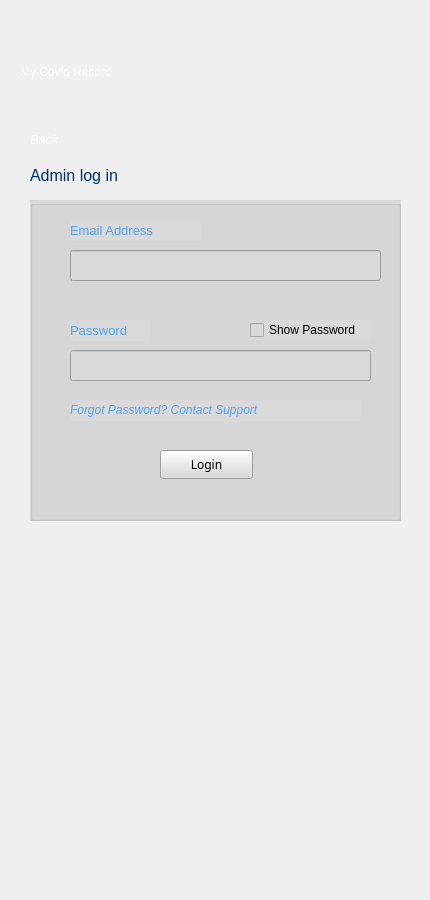
    <widget class="QWidget" name="adminLoginPage">
     <widget class="QGroupBox" name="groupBox_3">
      <property name="geometry">
       <rect>
        <x>30</x>
        <y>200</y>
        <width>371</width>
        <height>321</height>
       </rect>
      </property>
      <property name="styleSheet">
       <string notr="true">background-color: rgb(217, 217, 217);</string>
      </property>
      <property name="title">
       <string/>
      </property>
      <widget class="QLabel" name="emailAddLabel_4">
       <property name="geometry">
        <rect>
         <x>40</x>
         <y>20</y>
         <width>131</width>
         <height>21</height>
        </rect>
       </property>
       <property name="styleSheet">
        <string notr="true">font: 700 16pt &quot;Fira Sans&quot;;
color: rgb(85, 163, 235);</string>
       </property>
       <property name="text">
        <string>&lt;html&gt;&lt;head/&gt;&lt;body&gt;&lt;p&gt;&lt;span style=&quot; font-size:10pt; font-weight:400;&quot;&gt;Email Address&lt;/span&gt;&lt;/p&gt;&lt;/body&gt;&lt;/html&gt;</string>
       </property>
      </widget>
      <widget class="QLabel" name="passwordLabel_5">
       <property name="geometry">
        <rect>
         <x>40</x>
         <y>120</y>
         <width>81</width>
         <height>21</height>
        </rect>
       </property>
       <property name="styleSheet">
        <string notr="true">font: 700 16pt &quot;Fira Sans&quot;;
color: rgb(85, 163, 235);</string>
       </property>
       <property name="text">
        <string>&lt;html&gt;&lt;head/&gt;&lt;body&gt;&lt;p&gt;&lt;span style=&quot; font-size:10pt; font-weight:400;&quot;&gt;Password&lt;/span&gt;&lt;/p&gt;&lt;/body&gt;&lt;/html&gt;</string>
       </property>
      </widget>
      <widget class="QLabel" name="forgotPasswordLabel_3">
       <property name="geometry">
        <rect>
         <x>40</x>
         <y>200</y>
         <width>291</width>
         <height>21</height>
        </rect>
       </property>
       <property name="styleSheet">
        <string notr="true">font: 700 16pt &quot;Fira Sans&quot;;
color: rgb(85, 163, 235);</string>
       </property>
       <property name="text">
        <string>&lt;html&gt;&lt;head/&gt;&lt;body&gt;&lt;p&gt;&lt;span style=&quot; font-size:9pt; font-weight:400; font-style:italic;&quot;&gt;Forgot Password? Contact Support&lt;/span&gt;&lt;/p&gt;&lt;/body&gt;&lt;/html&gt;</string>
       </property>
      </widget>
      <widget class="QPushButton" name="LoginButton_login">
       <property name="geometry">
        <rect>
         <x>130</x>
         <y>250</y>
         <width>93</width>
         <height>29</height>
        </rect>
       </property>
       <property name="font">
        <font>
         <family>Fira Sans</family>
        </font>
       </property>
       <property name="autoFillBackground">
        <bool>false</bool>
       </property>
       <property name="text">
        <string>Login</string>
       </property>
      </widget>
      <widget class="QLineEdit" name="lineEdit_email">
       <property name="geometry">
        <rect>
         <x>40</x>
         <y>50</y>
         <width>311</width>
         <height>31</height>
        </rect>
       </property>
      </widget>
      <widget class="QLineEdit" name="lineEdit_password">
       <property name="geometry">
        <rect>
         <x>40</x>
         <y>150</y>
         <width>301</width>
         <height>31</height>
        </rect>
       </property>
       <property name="echoMode">
        <enum>QLineEdit::Password</enum>
       </property>
      </widget>
      <widget class="QCheckBox" name="checkBox">
       <property name="geometry">
        <rect>
         <x>220</x>
         <y>120</y>
         <width>121</width>
         <height>20</height>
        </rect>
       </property>
       <property name="text">
        <string>Show Password</string>
       </property>
       <property name="checked">
        <bool>false</bool>
       </property>
      </widget>
     </widget>
     <widget class="QLabel" name="myCovidRecordLabel_6">
      <property name="geometry">
       <rect>
        <x>30</x>
        <y>150</y>
        <width>131</width>
        <height>51</height>
       </rect>
      </property>
      <property name="styleSheet">
       <string notr="true">font: 700 16pt &quot;Fira Sans&quot;;
color: rgb(0, 46, 110);</string>
      </property>
      <property name="text">
       <string>&lt;html&gt;&lt;head/&gt;&lt;body&gt;&lt;p&gt;&lt;span style=&quot; font-size:12pt;&quot;&gt;Admin log in&lt;/span&gt;&lt;/p&gt;&lt;/body&gt;&lt;/html&gt;</string>
      </property>
     </widget>
     <widget class="QLabel" name="topLogoLable_6">
      <property name="geometry">
       <rect>
        <x>250</x>
        <y>40</y>
        <width>171</width>
        <height>81</height>
       </rect>
      </property>
      <property name="autoFillBackground">
       <bool>false</bool>
      </property>
      <property name="styleSheet">
       <string notr="true">color: rgb(255, 255, 255);</string>
      </property>
      <property name="text">
       <string>&lt;html&gt;&lt;head/&gt;&lt;body&gt;&lt;p&gt;&lt;img src=&quot;:/IconsAndImages/MOHLOgo2.png&quot;/&gt;&lt;/p&gt;&lt;/body&gt;&lt;/html&gt;</string>
      </property>
     </widget>
     <widget class="QLabel" name="backLabel_3">
      <property name="geometry">
       <rect>
        <x>30</x>
        <y>130</y>
        <width>41</width>
        <height>20</height>
       </rect>
      </property>
      <property name="styleSheet">
       <string notr="true">color: rgb(255, 255, 255);</string>
      </property>
      <property name="text">
       <string>&lt;html&gt;&lt;head/&gt;&lt;body&gt;&lt;p&gt;&lt;span style=&quot; font-size:10pt; font-style:italic;&quot;&gt;Back&lt;/span&gt;&lt;/p&gt;&lt;/body&gt;&lt;/html&gt;</string>
      </property>
     </widget>
     <widget class="QLabel" name="myCovidRecordLabel_7">
      <property name="geometry">
       <rect>
        <x>20</x>
        <y>60</y>
        <width>211</width>
        <height>24</height>
       </rect>
      </property>
      <property name="styleSheet">
       <string notr="true">font: 700 16pt &quot;Fira Sans&quot;;
color: rgb(255, 255, 255);</string>
      </property>
      <property name="text">
       <string>My Covid Record</string>
      </property>
     </widget>
     <widget class="QLabel" name="nzGovIconLabel_3">
      <property name="geometry">
       <rect>
        <x>110</x>
        <y>750</y>
        <width>231</width>
        <height>141</height>
       </rect>
      </property>
      <property name="text">
       <string>&lt;html&gt;&lt;head/&gt;&lt;body&gt;&lt;p&gt;&lt;img src=&quot;:/IconsAndImages/NZGovernmentLogo2.png&quot;/&gt;&lt;/p&gt;&lt;/body&gt;&lt;/html&gt;</string>
      </property>
     </widget>
     <widget class="QLabel" name="topLogoLable_7">
      <property name="geometry">
       <rect>
        <x>140</x>
        <y>700</y>
        <width>171</width>
        <height>81</height>
       </rect>
      </property>
      <property name="styleSheet">
       <string notr="true">color: rgb(255, 255, 255);</string>
      </property>
      <property name="text">
       <string>&lt;html&gt;&lt;head/&gt;&lt;body&gt;&lt;p&gt;&lt;img src=&quot;:/IconsAndImages/MOHLOgo2.png&quot;/&gt;&lt;/p&gt;&lt;/body&gt;&lt;/html&gt;</string>
      </property>
     </widget>
    </widget>
